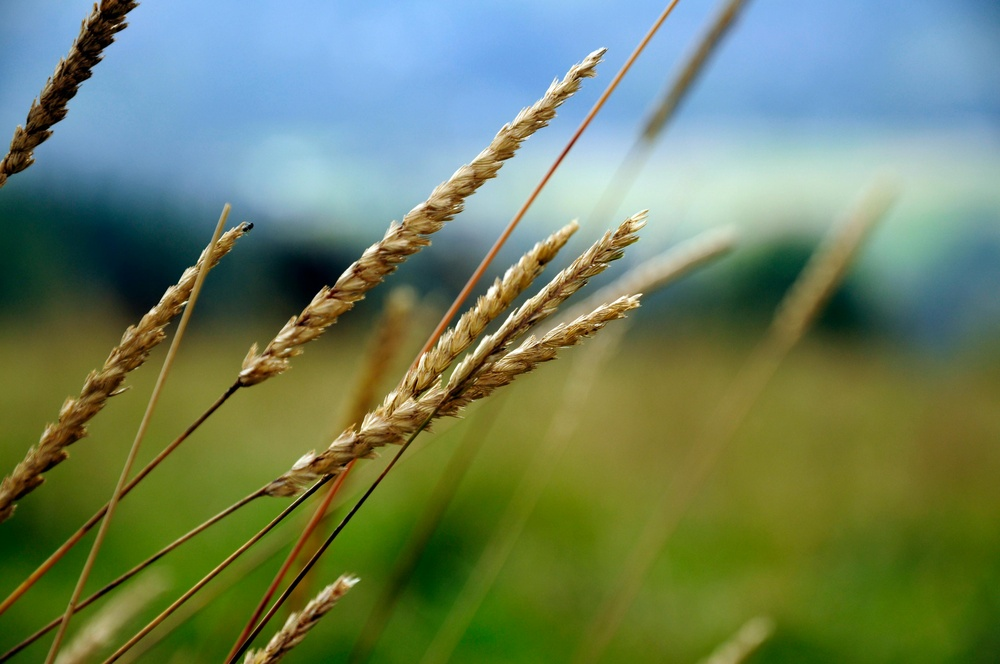
#> input picture pexels-tutsii-68590.jpg, 1000 x 664 px, shrunk from 4288 x 2848 before the run, found by its file name
$ python splitmerge.py
#> lines starting #> are read from the running program, lines starting #| are printed output that depends on the picture
import cv2 as cv
import numpy as np
img=cv.imread('pexels-tutsii-68590.jpg')
#> img is the input picture: shape (664, 1000, 3); mean B, G, R 95.1, 128.5, 108.5
cv.imshow('boston',img)
blank=np.zeros(img.shape[:2],dtype='uint8')
b,g,r=cv.split(img)
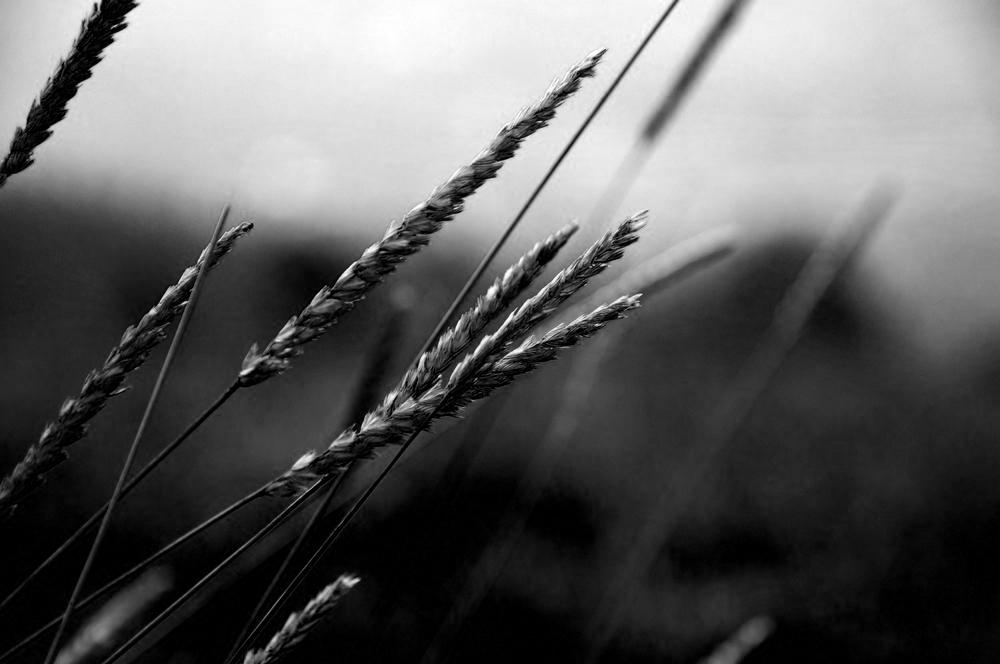
#> b: shape (664, 1000); min 0, max 255, mean 95.1
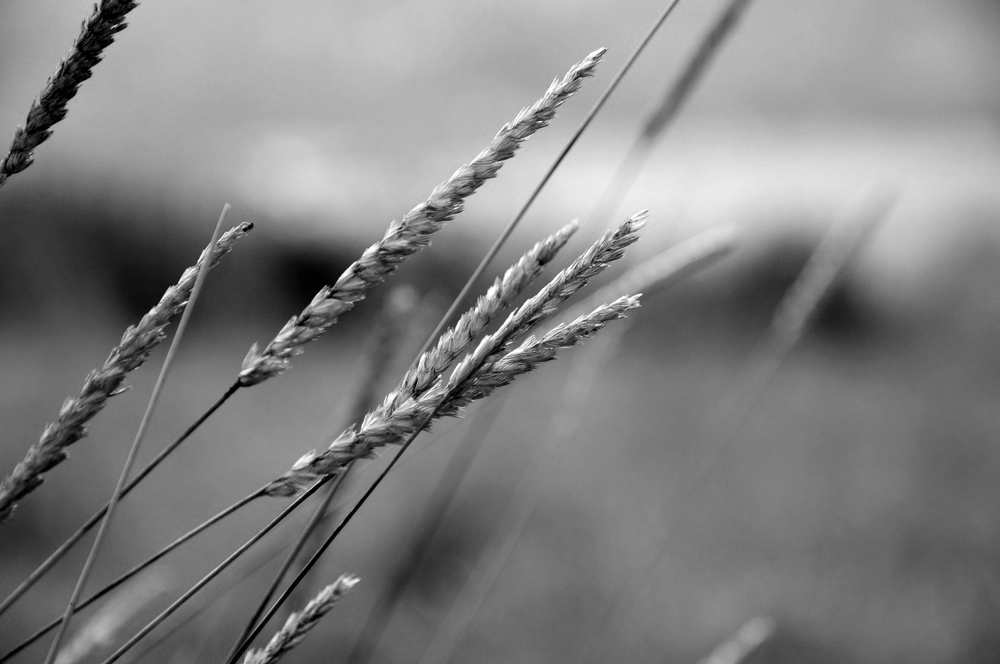
#> g: shape (664, 1000); min 0, max 255, mean 128.5
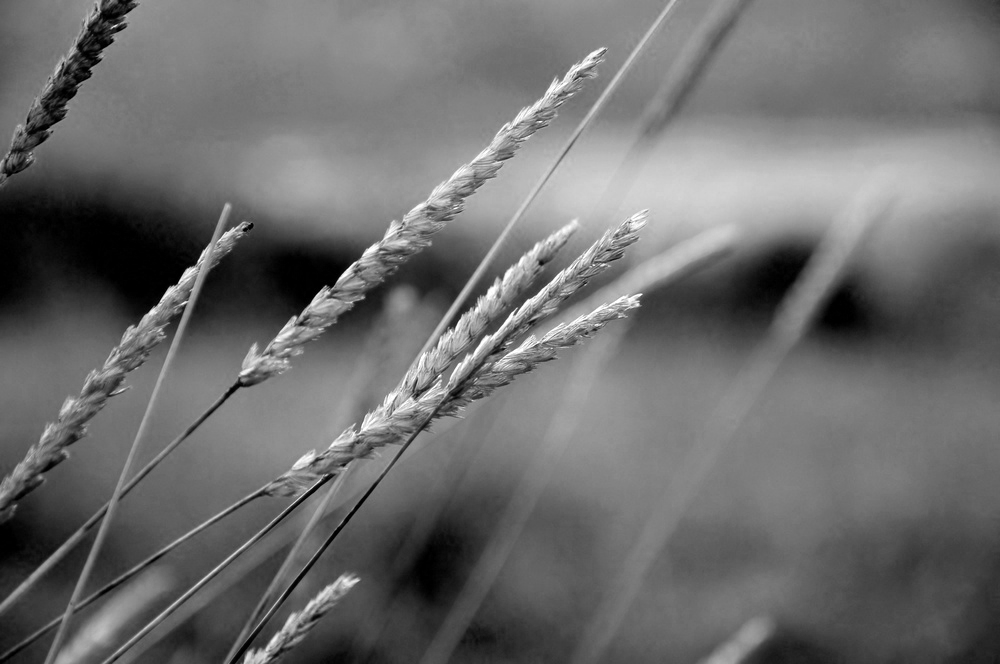
#> r: shape (664, 1000); min 0, max 255, mean 108.5
blue=cv.merge([b,blank,blank])
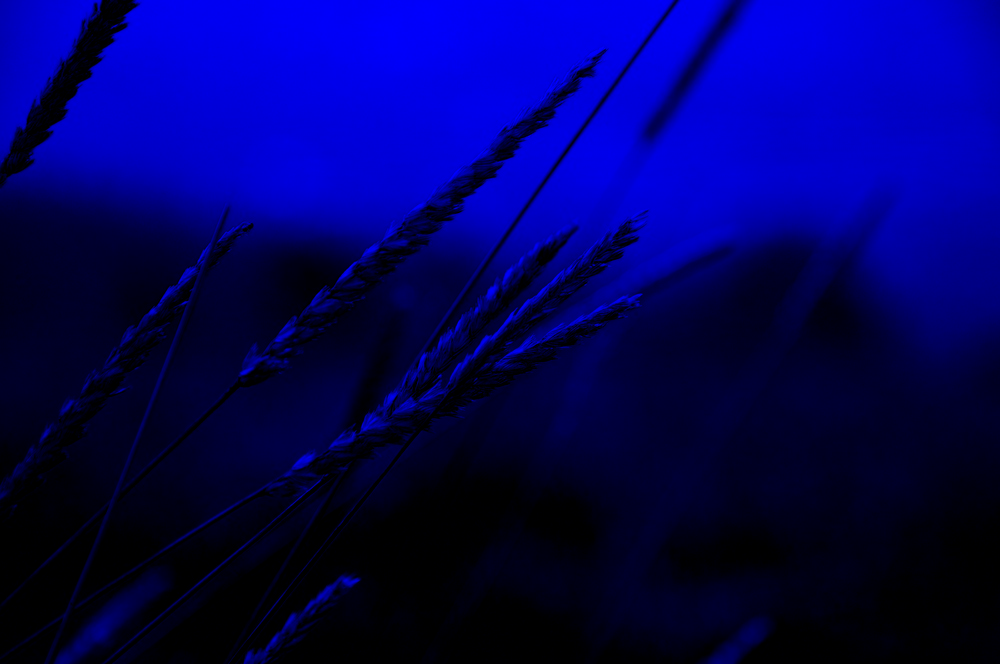
#> blue: shape (664, 1000, 3); mean of channels 0, 1, 2 95.1, 0, 0; drawn as B, G, R
cv.imshow('blue',blue)
cv.imshow('red',r)
cv.imshow('green',g)
cv.waitKey(0)

$ run again, with back1.jpg copied over pexels-tutsii-68590.jpg
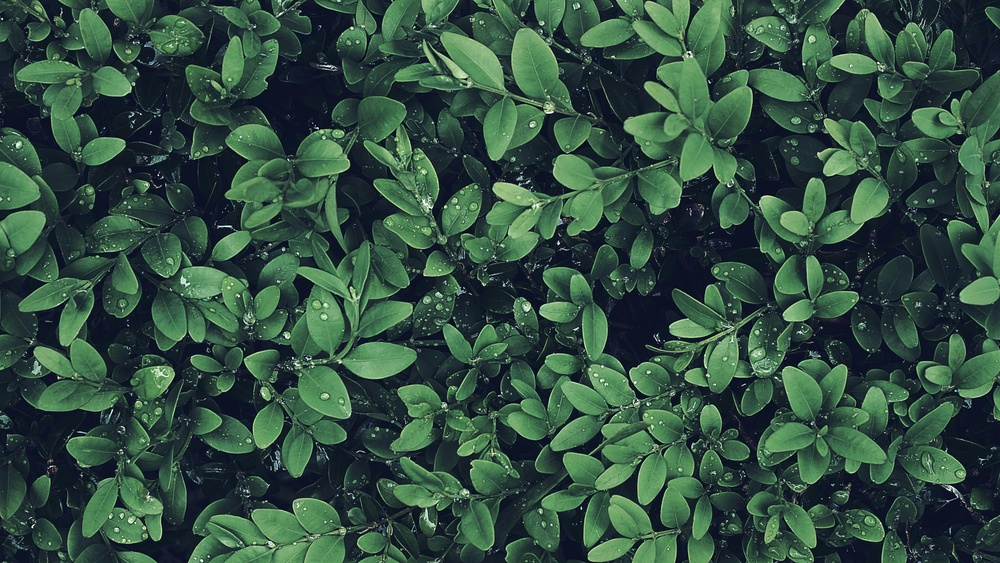
#> input picture back1.jpg, 1000 x 563 px, shrunk from 6000 x 3376 before the run, found by its file name
#> img is the input picture: shape (563, 1000, 3); mean B, G, R 64.6, 78.9, 50.1
#> `b,g,r=cv.split(img)`:
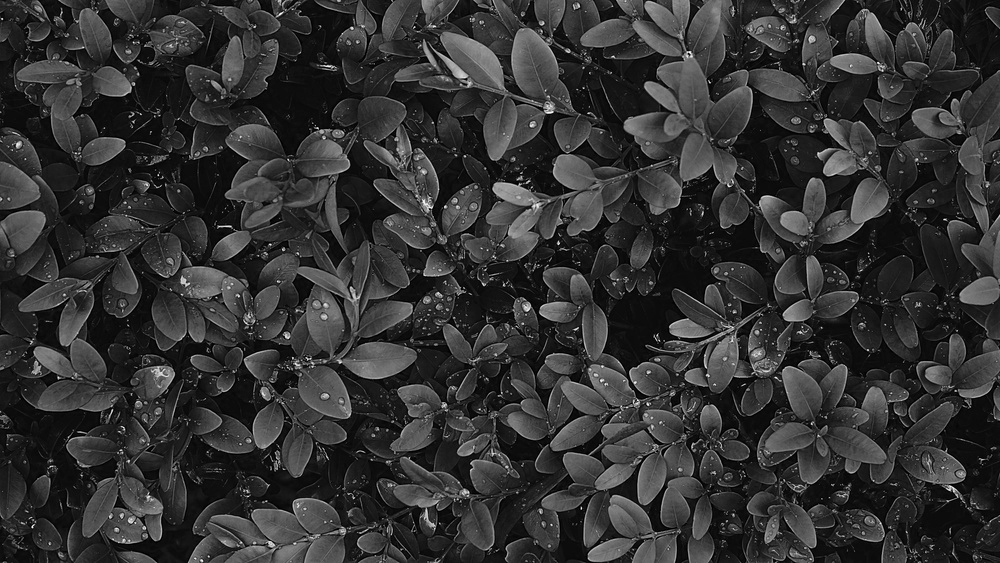
#> r: shape (563, 1000); min 0, max 249, mean 50.1
#> `blue=cv.merge([b,blank,blank])`:
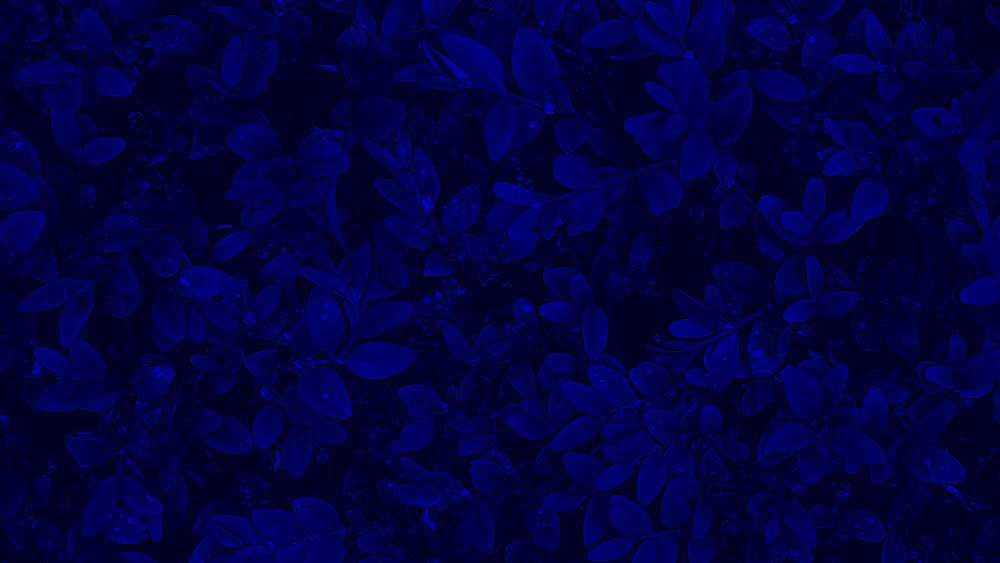
#> blue: shape (563, 1000, 3); mean of channels 0, 1, 2 64.6, 0, 0; drawn as B, G, R
